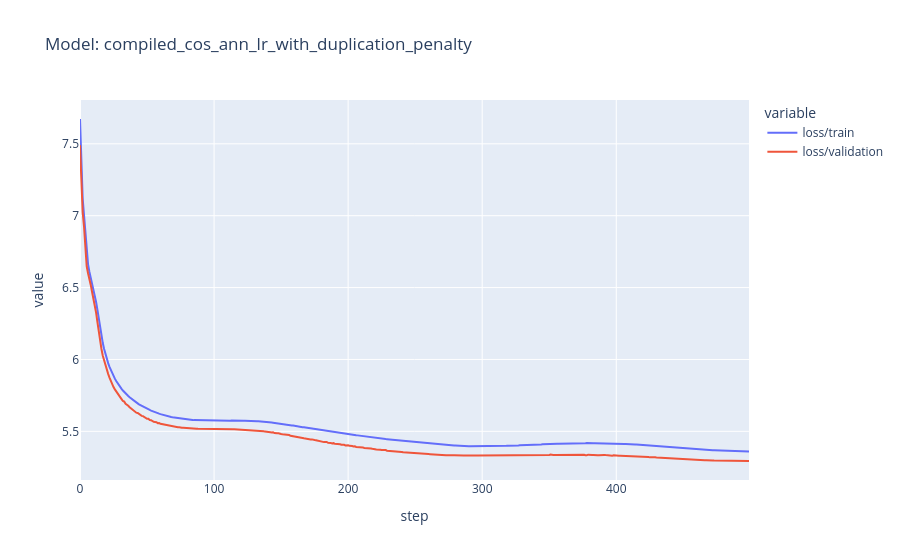

Source (notebook cell):
### Code cell
model_file = "./models/model_500e_4098_32_32_4_4_compiled_cos_ann_lr.pth"
tb_file = "./models/events.out.tfevents.1725310210.kapilsh-dev-big.1156831.0"
model_name = "compiled_cos_ann_lr_with_duplication_penalty"
config, model, valid_dataloader = load_model_artifacts(
    model_file, "./training_config.yaml"
)
metrics = read_tensorboard_logs(tb_file)
metrics_by_run = metrics.groupby(["step", "tag"]).mean().unstack()["value"]
metrics_by_run.columns.name = None
fig = px.line(metrics_by_run, title=f"Model: {model_name}")
fig.show()

print("======= Ranking Metrics =======")
ranking_metrics = populate_ranking_metrics(
    model_name,
    model,
    valid_dataloader,
    config["movie_transformer_config"]["context_window_size"],
    k_values,
)
print(ranking_metrics.to_markdown())

### Figure 1 — Plotly figure (JSON) as saved in the notebook; plotly's stock layout.template omitted (floating-point values rounded to 4 significant figures; data arrays with more than 128 entries replaced by an {"elided": "..."} marker saying what was removed)
{"data": [{"hovertemplate": "variable=loss/train<br>step=%{x}<br>value=%{y}<extra></extra>", "legendgroup": "loss/train", "line": {"color": "#636efa", "dash": "solid"}, "marker": {"symbol": "circle"}, "mode": "lines", "name": "loss/train", "orientation": "v", "showlegend": true, "type": "scatter", "x": {"elided": "500 int values"}, "xaxis": "x", "y": {"elided": "500 float values"}, "yaxis": "y"}, {"hovertemplate": "variable=loss/validation<br>step=%{x}<br>value=%{y}<extra></extra>", "legendgroup": "loss/validation", "line": {"color": "#EF553B", "dash": "solid"}, "marker": {"symbol": "circle"}, "mode": "lines", "name": "loss/validation", "orientation": "v", "showlegend": true, "type": "scatter", "x": {"elided": "500 int values"}, "xaxis": "x", "y": {"elided": "500 float values"}, "yaxis": "y"}], "layout": {"legend": {"title": {"text": "variable"}, "tracegroupgap": 0}, "title": {"text": "Model: compiled_cos_ann_lr_with_duplication_penalty"}, "xaxis": {"anchor": "y", "domain": [0, 1], "title": {"text": "step"}}, "yaxis": {"anchor": "x", "domain": [0, 1], "title": {"text": "value"}}}}
